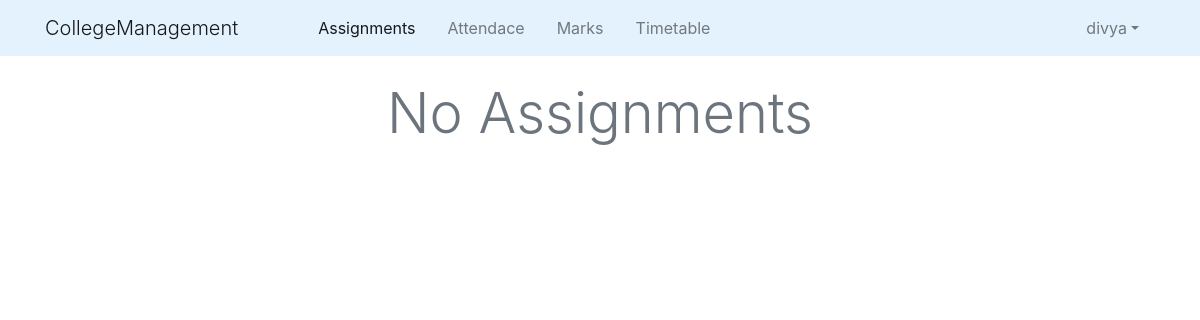
/home/ (signed in), run on an earlier commit of the app's database.
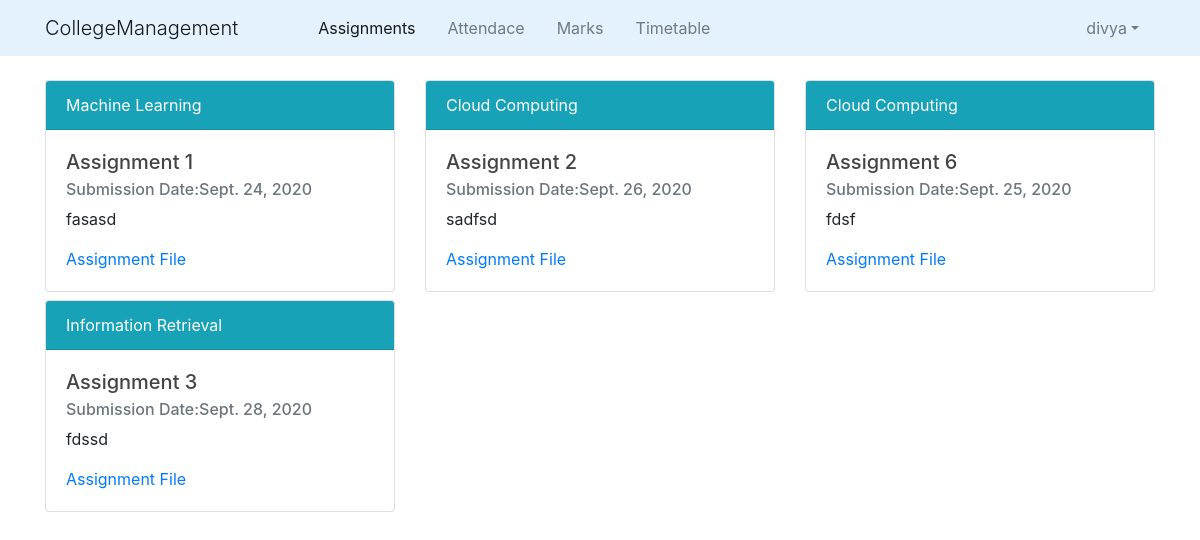
And on a later commit of the database.
### college_info/models.py (models this page shows, shortened)
class User(AbstractUser):
    @property
    def is_teacher(self):
        if hasattr(self,'staff'):
            return True
        else:
            return False

class Assignment(models.Model):
    teach = models.ForeignKey(Teaches,on_delete=models.CASCADE)
    title = models.CharField(max_length=100)
    message = models.TextField()
    submission_date = models.DateField()
    doc = models.FileField(upload_to='assignments')
    @property
    def date_passed(self):
        return date.today() > self.submission_date

class Teaches(models.Model):
    batch = models.ForeignKey(Batch,on_delete=models.CASCADE)
    course = models.ForeignKey(Course,on_delete=models.CASCADE)
    staff = models.ForeignKey(Staff,on_delete=models.CASCADE)
    class Meta:
        unique_together=['batch','course','staff']

class Course(models.Model):
    id = models.CharField(primary_key=True,max_length=50)
    name = models.CharField(max_length=50)
    department = models.ForeignKey(Dept,on_delete=models.CASCADE)
    def __str__(self):
        return '{}'.format(self.name)

### college_info/views.py (the view)
# urls.py: 2. Add a URL to urlpatterns:  path('', views.home, name='home')
def home(request):
    context={}
    if request.user.is_teacher:
        if request.method == 'POST':
            form = AssignmentForm(request.POST,request.FILES)
            if form.is_valid():
                form.save()
                return redirect('home')
        else:
            form = AssignmentForm()
            form.fields['teach'].queryset=Teaches.objects.filter(staff__id=request.user.staff.id)
            context['assignments']=Assignment.objects.filter(teach__staff__id=request.user.staff.id)
            context['form']=form
        return render(request,'college_info/staff_home.html',context)
    else:
        context['assignments']=Assignment.objects.filter(teach__batch__id=request.user.student.batch_id.id)
    return render(request,'college_info/home.html',context)

### college_info/templates/college_info/home.html
{% extends "college_info/base.html" %}
{% block content %}
    <div class="container">
        {% if assignments %}
            <div class="row">
                {% for assign in assignments %}
                    {% if not assign.date_passed %}
                        <div class="col-md-4">
                            <div class="card mb-2">
                                <div class="card-header text-white bg-info">
                                {{ assign.teach.course }}
                                </div>
                                <div class="card-body">
                                    <h5 class="card-title">{{ assign.title }}</h5>
                                    <h6 class="card-subtitle mb-2 text-muted">Submission Date:{{ assign.submission_date }}</h6>
                                    <p class="card-text">{{ assign.message }}</p>
                                    <a href="{{ assign.doc.url }}" class="card-link">Assignment File</a>
                                </div>
                            </div>
                        </div>
                    {% endif %}
                {% endfor %}
            </div>
        {% else %}
            <div class="row justify-content-center">
                <h1 class="display-4 text-muted">No Assignments</h1>
            </div>
        {% endif %}
    </div>
{% endblock content %}

### college_info/templates/college_info/base.html (shortened to what this page needs)
{% load static %}
<!DOCTYPE html>
<html lang="en" dir="ltr">
  <head>
    <link rel="stylesheet" href="https://maxcdn.bootstrapcdn.com/bootstrap/4.0.0/css/bootstrap.min.css">
    <link rel="stylesheet" type="text/css" href="{% static 'college_info/style.css' %}">
  </head>
  <body>
    <header class="site-header">
      <nav class="navbar navbar-expand-md navbar-light fixed-top" style="background-color:#e3f2fd">
        {% if request.user.is_authenticated %}
        <div class="container">
          <span class="navbar-brand display-1">CollegeManagement</span>
          <div class="collapse navbar-collapse" id="navbarcontent">
            <div class="navbar-nav ml-5">
              <a class="nav-item nav-link active mx-2 " href="#">Assignments</a>
              <a class="nav-item nav-link mx-2" href="#">Attendace</a>
              <a class="nav-item nav-link mx-2" href="#">Marks</a>
              <a class="nav-item nav-link mx-2" href="#">Timetable</a>
            </div>
            <ul class="navbar-nav ml-auto">
              <li class="nav-item dropdown ml-5">
                <a class="nav-link dropdown-toggle mx-2 " id="navbarDropdown" data-toggle="dropdown" href="#">{{ request.user.username }}</a>
              </li>
            </ul>
          </div>
        </div>
        {% else %}
        <div class="container justify-content-center">
          <span class="navbar-brand display-1 ">CollegeManagement</span>
        </div>
        {% endif %}
      </nav>
    </header>
    {% block content %}{% endblock %}
  </body>
</html>

### college_info/static/college_info/style.css (style rules this page uses)
body { margin-top:5rem; }
h1, h2, h3, h4, h5, h6 { color: #444444; }

What changed in the data, as far as the page shows it:
added Assignment: teach.course "Machine Learning", title "Assignment 1", submission_date "Sept. 24, 2020", message "fasasd"
added Assignment: teach.course "Cloud Computing", title "Assignment 2", submission_date "Sept. 26, 2020", message "sadfsd"
added Assignment: teach.course "Cloud Computing", title "Assignment 6", submission_date "Sept. 25, 2020", message "fdsf"
added Assignment: teach.course "Information Retrieval", title "Assignment 3", submission_date "Sept. 28, 2020", message "fdssd"
Also different on the page:
text no longer shown: "No Assignments"
